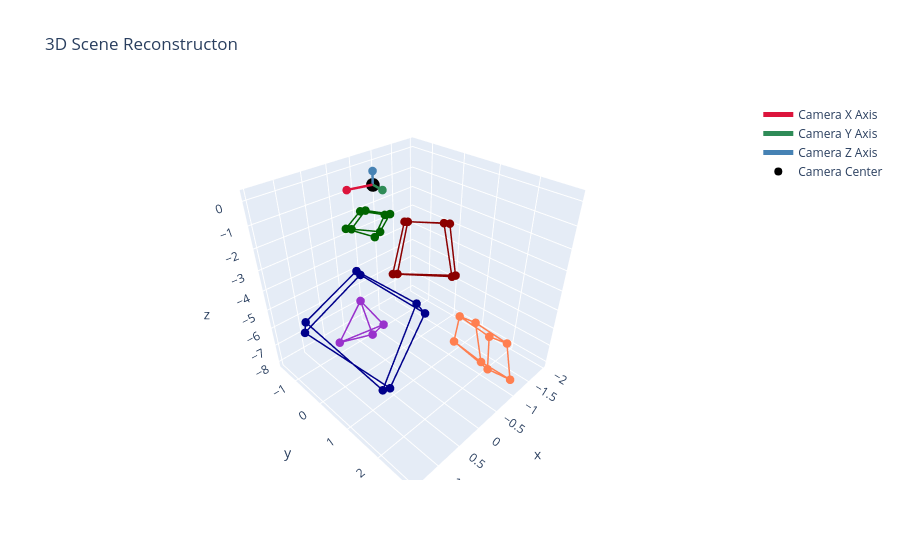

Write notebook code for a chart like this one.
### Code cell
edges = np.array([
    (0, 1), (1, 2), (2, 7), (7, 0),
    (0, 3), (3, 4), (4, 5),
    (5, 6), (6, 3), (1, 4),
    (2, 5),(7, 6)
])

# Define edges for the Tetrahedron
edges_tetra = np.array([
    [0, 1], 
    [1, 2],  
    [2, 3],
    [3, 0],
    [3, 1],
    [0, 2] 
])

fig = go.Figure()

# Plot Box
fig = plot_shape_with_edges(
    points_3d=np.stack(box_points)[:, :3], 
    edges_3d=edges, 
    color='darkred', 
    fig=fig, 
    show=False,
)

# Plot Book
fig = plot_shape_with_edges(
    points_3d=np.stack(acotar_points)[:, :3], 
    edges_3d=edges, 
    color='darkblue', 
    fig=fig, 
    show=False,
)

# Plot Tetrahedron
fig = plot_shape_with_edges(
    points_3d=np.stack(tetraeder_points)[:, :3], 
    edges_3d=edges_tetra, 
    color='darkorchid', 
    fig=fig, 
    show=False,
)

# Plot Cube
fig = plot_shape_with_edges(
    points_3d=np.stack(rubic_points)[:, :3], 
    edges_3d=edges, 
    color='darkgreen', 
    fig=fig, 
    show=False,
)

# Plot Paralelepiped
fig = plot_shape_with_edges(
    points_3d=np.stack(paralelepiped_points)[:, :3], 
    edges_3d=edges, 
    color='coral', 
    fig=fig, 
    show=False,
)

# Plot Camera Axes and Center
fig = plot_camera_axes(
    camera_axes=Aa, 
    camera_center=C, 
    scale=0.5,  # Adjust the scale as needed
    fig=fig
)

fig.show()

### Figure 1 — Plotly figure (JSON) as saved in the notebook; plotly's stock layout.template omitted (floating-point values rounded to 4 significant figures)
{"data": [{"line": {"color": "darkred", "width": 3}, "marker": {"color": "darkred", "size": 5}, "mode": "lines+markers", "showlegend": false, "type": "scatter3d", "x": [-1.954, -1.235], "y": [-0.4112, -0.9033], "z": [-3.07, -2.707]}, {"line": {"color": "darkred", "width": 3}, "marker": {"color": "darkred", "size": 5}, "mode": "lines+markers", "showlegend": false, "type": "scatter3d", "x": [-1.235, -0.5376], "y": [-0.9033, -0.3946], "z": [-2.707, -4.384]}, {"line": {"color": "darkred", "width": 3}, "marker": {"color": "darkred", "size": 5}, "mode": "lines+markers", "showlegend": false, "type": "scatter3d", "x": [-0.5376, -1.58], "y": [-0.3946, 0.3454], "z": [-4.384, -5.057]}, {"line": {"color": "darkred", "width": 3}, "marker": {"color": "darkred", "size": 5}, "mode": "lines+markers", "showlegend": false, "type": "scatter3d", "x": [-1.58, -1.954], "y": [0.3454, -0.4112], "z": [-5.057, -3.07]}, {"line": {"color": "darkred", "width": 3}, "marker": {"color": "darkred", "size": 5}, "mode": "lines+markers", "showlegend": false, "type": "scatter3d", "x": [-1.954, -1.955], "y": [-0.4112, -0.2176], "z": [-3.07, -2.971]}, {"line": {"color": "darkred", "width": 3}, "marker": {"color": "darkred", "size": 5}, "mode": "lines+markers", "showlegend": false, "type": "scatter3d", "x": [-1.955, -1.192], "y": [-0.2176, -0.7303], "z": [-2.971, -2.554]}, {"line": {"color": "darkred", "width": 3}, "marker": {"color": "darkred", "size": 5}, "mode": "lines+markers", "showlegend": false, "type": "scatter3d", "x": [-1.192, -0.4822], "y": [-0.7303, -0.1537], "z": [-2.554, -4.108]}, {"line": {"color": "darkred", "width": 3}, "marker": {"color": "darkred", "size": 5}, "mode": "lines+markers", "showlegend": false, "type": "scatter3d", "x": [-0.4822, -1.478], "y": [-0.1537, 0.5627], "z": [-4.108, -4.688]}, {"line": {"color": "darkred", "width": 3}, "marker": {"color": "darkred", "size": 5}, "mode": "lines+markers", "showlegend": false, "type": "scatter3d", "x": [-1.478, -1.955], "y": [0.5627, -0.2176], "z": [-4.688, -2.971]}, {"line": {"color": "darkred", "width": 3}, "marker": {"color": "darkred", "size": 5}, "mode": "lines+markers", "showlegend": false, "type": "scatter3d", "x": [-1.235, -1.192], "y": [-0.9033, -0.7303], "z": [-2.707, -2.554]}, {"line": {"color": "darkred", "width": 3}, "marker": {"color": "darkred", "size": 5}, "mode": "lines+markers", "showlegend": false, "type": "scatter3d", "x": [-0.5376, -0.4822], "y": [-0.3946, -0.1537], "z": [-4.384, -4.108]}, {"line": {"color": "darkred", "width": 3}, "marker": {"color": "darkred", "size": 5}, "mode": "lines+markers", "showlegend": false, "type": "scatter3d", "x": [-1.58, -1.478], "y": [0.3454, 0.5627], "z": [-5.057, -4.688]}, {"line": {"color": "darkblue", "width": 3}, "marker": {"color": "darkblue", "size": 5}, "mode": "lines+markers", "showlegend": false, "type": "scatter3d", "x": [-0.5924, 0.06383], "y": [0.3417, -0.7969], "z": [-5.392, -3.905]}, {"line": {"color": "darkblue", "width": 3}, "marker": {"color": "darkblue", "size": 5}, "mode": "lines+markers", "showlegend": false, "type": "scatter3d", "x": [0.06383, 1.275], "y": [-0.7969, -0.7074], "z": [-3.905, -5.001]}, {"line": {"color": "darkblue", "width": 3}, "marker": {"color": "darkblue", "size": 5}, "mode": "lines+markers", "showlegend": false, "type": "scatter3d", "x": [1.275, 0.7349], "y": [-0.7074, 0.9683], "z": [-5.001, -7.634]}, {"line": {"color": "darkblue", "width": 3}, "marker": {"color": "darkblue", "size": 5}, "mode": "lines+markers", "showlegend": false, "type": "scatter3d", "x": [0.7349, -0.5924], "y": [0.9683, 0.3417], "z": [-7.634, -5.392]}, {"line": {"color": "darkblue", "width": 3}, "marker": {"color": "darkblue", "size": 5}, "mode": "lines+markers", "showlegend": false, "type": "scatter3d", "x": [-0.5924, -0.5287], "y": [0.3417, 0.702], "z": [-5.392, -5.487]}, {"line": {"color": "darkblue", "width": 3}, "marker": {"color": "darkblue", "size": 5}, "mode": "lines+markers", "showlegend": false, "type": "scatter3d", "x": [-0.5287, 0.1312], "y": [0.702, -0.5457], "z": [-5.487, -3.808]}, {"line": {"color": "darkblue", "width": 3}, "marker": {"color": "darkblue", "size": 5}, "mode": "lines+markers", "showlegend": false, "type": "scatter3d", "x": [0.1312, 1.454], "y": [-0.5457, -0.3871], "z": [-3.808, -4.942]}, {"line": {"color": "darkblue", "width": 3}, "marker": {"color": "darkblue", "size": 5}, "mode": "lines+markers", "showlegend": false, "type": "scatter3d", "x": [1.454, 0.7877], "y": [-0.3871, 1.299], "z": [-4.942, -6.937]}, {"line": {"color": "darkblue", "width": 3}, "marker": {"color": "darkblue", "size": 5}, "mode": "lines+markers", "showlegend": false, "type": "scatter3d", "x": [0.7877, -0.5287], "y": [1.299, 0.702], "z": [-6.937, -5.487]}, {"line": {"color": "darkblue", "width": 3}, "marker": {"color": "darkblue", "size": 5}, "mode": "lines+markers", "showlegend": false, "type": "scatter3d", "x": [0.06383, 0.1312], "y": [-0.7969, -0.5457], "z": [-3.905, -3.808]}, {"line": {"color": "darkblue", "width": 3}, "marker": {"color": "darkblue", "size": 5}, "mode": "lines+markers", "showlegend": false, "type": "scatter3d", "x": [1.275, 1.454], "y": [-0.7074, -0.3871], "z": [-5.001, -4.942]}, {"line": {"color": "darkblue", "width": 3}, "marker": {"color": "darkblue", "size": 5}, "mode": "lines+markers", "showlegend": false, "type": "scatter3d", "x": [0.7349, 0.7877], "y": [0.9683, 1.299], "z": [-7.634, -6.937]}, {"line": {"color": "darkorchid", "width": 3}, "marker": {"color": "darkorchid", "size": 5}, "mode": "lines+markers", "showlegend": false, "type": "scatter3d", "x": [0.2692, 0.3989], "y": [0.3977, -0.1618], "z": [-5.333, -4.478]}, {"line": {"color": "darkorchid", "width": 3}, "marker": {"color": "darkorchid", "size": 5}, "mode": "lines+markers", "showlegend": false, "type": "scatter3d", "x": [0.3989, 1.107], "y": [-0.1618, 0.2043], "z": [-4.478, -5.294]}, {"line": {"color": "darkorchid", "width": 3}, "marker": {"color": "darkorchid", "size": 5}, "mode": "lines+markers", "showlegend": false, "type": "scatter3d", "x": [1.107, 0.7137], "y": [0.2043, 0.7018], "z": [-5.294, -4.879]}, {"line": {"color": "darkorchid", "width": 3}, "marker": {"color": "darkorchid", "size": 5}, "mode": "lines+markers", "showlegend": false, "type": "scatter3d", "x": [0.7137, 0.2692], "y": [0.7018, 0.3977], "z": [-4.879, -5.333]}, {"line": {"color": "darkorchid", "width": 3}, "marker": {"color": "darkorchid", "size": 5}, "mode": "lines+markers", "showlegend": false, "type": "scatter3d", "x": [0.7137, 0.3989], "y": [0.7018, -0.1618], "z": [-4.879, -4.478]}, {"line": {"color": "darkorchid", "width": 3}, "marker": {"color": "darkorchid", "size": 5}, "mode": "lines+markers", "showlegend": false, "type": "scatter3d", "x": [0.2692, 1.107], "y": [0.3977, 0.2043], "z": [-5.333, -5.294]}, {"line": {"color": "darkgreen", "width": 3}, "marker": {"color": "darkgreen", "size": 5}, "mode": "lines+markers", "showlegend": false, "type": "scatter3d", "x": [-0.9776, -0.5726], "y": [-1.254, -1.548], "z": [-2.369, -2.043]}, {"line": {"color": "darkgreen", "width": 3}, "marker": {"color": "darkgreen", "size": 5}, "mode": "lines+markers", "showlegend": false, "type": "scatter3d", "x": [-0.5726, -0.1717], "y": [-1.548, -1.48], "z": [-2.043, -2.523]}, {"line": {"color": "darkgreen", "width": 3}, "marker": {"color": "darkgreen", "size": 5}, "mode": "lines+markers", "showlegend": false, "type": "scatter3d", "x": [-0.1717, -0.637], "y": [-1.48, -1.153], "z": [-2.523, -3.136]}, {"line": {"color": "darkgreen", "width": 3}, "marker": {"color": "darkgreen", "size": 5}, "mode": "lines+markers", "showlegend": false, "type": "scatter3d", "x": [-0.637, -0.9776], "y": [-1.153, -1.254], "z": [-3.136, -2.369]}, {"line": {"color": "darkgreen", "width": 3}, "marker": {"color": "darkgreen", "size": 5}, "mode": "lines+markers", "showlegend": false, "type": "scatter3d", "x": [-0.9776, -0.8535], "y": [-1.254, -0.8806], "z": [-2.369, -1.987]}, {"line": {"color": "darkgreen", "width": 3}, "marker": {"color": "darkgreen", "size": 5}, "mode": "lines+markers", "showlegend": false, "type": "scatter3d", "x": [-0.8535, -0.4721], "y": [-0.8806, -1.184], "z": [-1.987, -1.697]}, {"line": {"color": "darkgreen", "width": 3}, "marker": {"color": "darkgreen", "size": 5}, "mode": "lines+markers", "showlegend": false, "type": "scatter3d", "x": [-0.4721, -0.06361], "y": [-1.184, -1.072], "z": [-1.697, -2.161]}, {"line": {"color": "darkgreen", "width": 3}, "marker": {"color": "darkgreen", "size": 5}, "mode": "lines+markers", "showlegend": false, "type": "scatter3d", "x": [-0.06361, -0.4843], "y": [-1.072, -0.7126], "z": [-2.161, -2.415]}, {"line": {"color": "darkgreen", "width": 3}, "marker": {"color": "darkgreen", "size": 5}, "mode": "lines+markers", "showlegend": false, "type": "scatter3d", "x": [-0.4843, -0.8535], "y": [-0.7126, -0.8806], "z": [-2.415, -1.987]}, {"line": {"color": "darkgreen", "width": 3}, "marker": {"color": "darkgreen", "size": 5}, "mode": "lines+markers", "showlegend": false, "type": "scatter3d", "x": [-0.5726, -0.4721], "y": [-1.548, -1.184], "z": [-2.043, -1.697]}, {"line": {"color": "darkgreen", "width": 3}, "marker": {"color": "darkgreen", "size": 5}, "mode": "lines+markers", "showlegend": false, "type": "scatter3d", "x": [-0.1717, -0.06361], "y": [-1.48, -1.072], "z": [-2.523, -2.161]}, {"line": {"color": "darkgreen", "width": 3}, "marker": {"color": "darkgreen", "size": 5}, "mode": "lines+markers", "showlegend": false, "type": "scatter3d", "x": [-0.637, -0.4843], "y": [-1.153, -0.7126], "z": [-3.136, -2.415]}, {"line": {"color": "coral", "width": 3}, "marker": {"color": "coral", "size": 5}, "mode": "lines+markers", "showlegend": false, "type": "scatter3d", "x": [-1.432, -1.231], "y": [1.339, 1.03], "z": [-6.593, -6.266]}, {"line": {"color": "coral", "width": 3}, "marker": {"color": "coral", "size": 5}, "mode": "lines+markers", "showlegend": false, "type": "scatter3d", "x": [-1.231, -0.8989], "y": [1.03, 1.242], "z": [-6.266, -7.051]}, {"line": {"color": "coral", "width": 3}, "marker": {"color": "coral", "size": 5}, "mode": "lines+markers", "showlegend": false, "type": "scatter3d", "x": [-0.8989, -1.192], "y": [1.242, 1.836], "z": [-7.051, -8.065]}, {"line": {"color": "coral", "width": 3}, "marker": {"color": "coral", "size": 5}, "mode": "lines+markers", "showlegend": false, "type": "scatter3d", "x": [-1.192, -1.432], "y": [1.836, 1.339], "z": [-8.065, -6.593]}, {"line": {"color": "coral", "width": 3}, "marker": {"color": "coral", "size": 5}, "mode": "lines+markers", "showlegend": false, "type": "scatter3d", "x": [-1.432, -1.346], "y": [1.339, 2.36], "z": [-6.593, -6.533]}, {"line": {"color": "coral", "width": 3}, "marker": {"color": "coral", "size": 5}, "mode": "lines+markers", "showlegend": false, "type": "scatter3d", "x": [-1.346, -1.123], "y": [2.36, 2.038], "z": [-6.533, -6.183]}, {"line": {"color": "coral", "width": 3}, "marker": {"color": "coral", "size": 5}, "mode": "lines+markers", "showlegend": false, "type": "scatter3d", "x": [-1.123, -0.7554], "y": [2.038, 2.406], "z": [-6.183, -7.035]}, {"line": {"color": "coral", "width": 3}, "marker": {"color": "coral", "size": 5}, "mode": "lines+markers", "showlegend": false, "type": "scatter3d", "x": [-0.7554, -0.9899], "y": [2.406, 2.844], "z": [-7.035, -7.481]}, {"line": {"color": "coral", "width": 3}, "marker": {"color": "coral", "size": 5}, "mode": "lines+markers", "showlegend": false, "type": "scatter3d", "x": [-0.9899, -1.346], "y": [2.844, 2.36], "z": [-7.481, -6.533]}, {"line": {"color": "coral", "width": 3}, "marker": {"color": "coral", "size": 5}, "mode": "lines+markers", "showlegend": false, "type": "scatter3d", "x": [-1.231, -1.123], "y": [1.03, 2.038], "z": [-6.266, -6.183]}, {"line": {"color": "coral", "width": 3}, "marker": {"color": "coral", "size": 5}, "mode": "lines+markers", "showlegend": false, "type": "scatter3d", "x": [-0.8989, -0.7554], "y": [1.242, 2.406], "z": [-7.051, -7.035]}, {"line": {"color": "coral", "width": 3}, "marker": {"color": "coral", "size": 5}, "mode": "lines+markers", "showlegend": false, "type": "scatter3d", "x": [-1.192, -0.9899], "y": [1.836, 2.844], "z": [-8.065, -7.481]}, {"line": {"color": "crimson", "width": 5}, "marker": {"color": "crimson", "size": 5}, "mode": "lines+markers", "name": "Camera X Axis", "showlegend": true, "type": "scatter3d", "x": [-0.4509, 0.03118], "y": [-0.836, -0.9591], "z": [-0.3127, -0.2633]}, {"line": {"color": "seagreen", "width": 5}, "marker": {"color": "seagreen", "size": 5}, "mode": "lines+markers", "name": "Camera Y Axis", "showlegend": true, "type": "scatter3d", "x": [-0.4509, -0.342], "y": [-0.836, -0.3623], "z": [-0.3127, -0.1957]}, {"line": {"color": "steelblue", "width": 5}, "marker": {"color": "steelblue", "size": 5}, "mode": "lines+markers", "name": "Camera Z Axis", "showlegend": true, "type": "scatter3d", "x": [-0.4509, -0.5265], "y": [-0.836, -0.9381], "z": [-0.3127, 0.1709]}, {"marker": {"color": "black", "size": 8}, "mode": "markers", "name": "Camera Center", "showlegend": true, "type": "scatter3d", "x": [-0.4509], "y": [-0.836], "z": [-0.3127]}], "layout": {"scene": {"aspectmode": "cube"}, "title": {"text": "3D Scene Reconstructon"}}}
